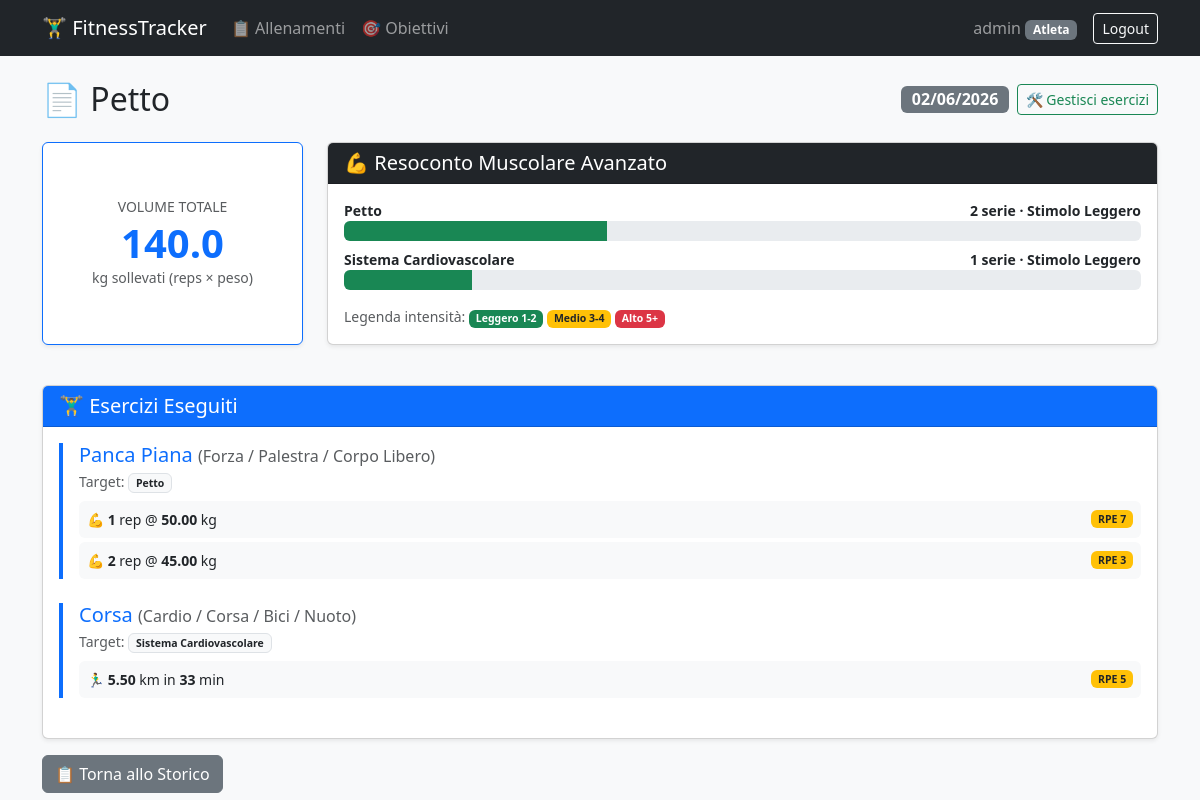
Screenshot of /workouts/2/ (signed in) with the database file from the repository.
### accounts/models.py (models this page shows, shortened)
class CustomUser(AbstractUser):
    is_coach = models.BooleanField(default=False)
    coach = models.ForeignKey(
        'self',
        on_delete=models.SET_NULL,
        null=True,
        blank=True,
        related_name='athletes'
    )
    age = models.PositiveIntegerField(null=True, blank=True)
    weight = models.FloatField(verbose_name="Peso Corporeo (kg)", null=True, blank=True)
    body_fat = models.FloatField(verbose_name="Massa Grassa (%)", null=True, blank=True)

### workouts/models.py (models this page shows, shortened)
class WorkoutLog(models.Model):
    user = models.ForeignKey(
        settings.AUTH_USER_MODEL,
        on_delete=models.CASCADE,
        related_name='workouts'
    )
    date = models.DateField(auto_now_add=True)
    title = models.CharField(max_length=100)
    coach_feedback = models.TextField(blank=True, null=True)

class ExerciseSession(models.Model):
    ACTIVITY_CHOICES = [
        ('FORZA', 'Forza / Palestra / Corpo Libero'),
        ('CARDIO', 'Cardio / Corsa / Bici / Nuoto'),
    ]
    MUSCLE_MAP = {
        'panca': 'Petto',
        'croci': 'Petto',
        'spinte': 'Petto',
        'dip': 'Petto',
        'piegamenti': 'Petto',
        'push up': 'Petto',
        'chest': 'Petto',
        'trazioni': 'Schiena',
        'pull up': 'Schiena',
        'lat machine': 'Schiena',
        'rematore': 'Schiena',
        'pulley': 'Schiena',
        'military': 'Spalle',
        'lento': 'Spalle',
        'shoulder press': 'Spalle',
        'alzate': 'Spalle',
        'spalle': 'Spalle',
        'curl': 'Bicipiti',
        'pushdown': 'Tricipiti',
        'french press': 'Tricipiti',
        'squat': 'Gambe',
        'leg extension': 'Gambe',
        'affondi': 'Gambe',
        'pressa': 'Gambe',
        'leg press': 'Gambe',
        'stacco': 'Gambe',
        'deadlift': 'Gambe',
        'leg curl': 'Gambe',
        'polpacci': 'Gambe',
        'calf': 'Gambe',
        'crunch': 'Addome',
        'plank': 'Addome',
    }
    workout_log = models.ForeignKey(
        WorkoutLog,
        on_delete=models.CASCADE,
        related_name='exercises'
    )
    name = models.CharField(max_length=100)  # Es. "Panca Piana" o "Corsa"
    activity_type = models.CharField(max_length=10, choices=ACTIVITY_CHOICES, default='FORZA')
    def get_target_muscle(self):
        if self.activity_type == 'CARDIO':
            return 'Sistema Cardiovascolare'
        name_lower = self.name.lower()
        for keyword, muscle in self.MUSCLE_MAP.items():
            if keyword in name_lower:
                return muscle
        return 'Generico / Altro'

class ExerciseSet(models.Model):
    exercise_session = models.ForeignKey(
        ExerciseSession,
        on_delete=models.CASCADE,
        related_name='sets'
    )
    reps = models.IntegerField(blank=True, null=True)
    weight = models.DecimalField(max_digits=5, decimal_places=2, blank=True, null=True) # Corretto max_length rimosso (invalido su DecimalField)
    distance = models.DecimalField(max_digits=5, decimal_places=2, blank=True, null=True)
    duration = models.IntegerField(blank=True, null=True)
    rpe = models.IntegerField(blank=True, null=True)

### workouts/views.py (the view)
# urls.py: path('workouts/<int:pk>/', WorkoutDetailView.as_view(), name='workout_detail'),
class WorkoutDetailView(LoginRequiredMixin, DetailView):
    model = WorkoutLog
    template_name = 'workouts/workout_detail.html'
    context_object_name = 'workout'
    def get_queryset(self):
        return WorkoutLog.objects.filter(user=self.request.user)
    def get_context_data(self, **kwargs):
        context = super().get_context_data(**kwargs)
        workout = self.object
        total_volume = 0.0
        muscle_sets = {}  # muscolo -> n. serie totali
        for exercise in workout.exercises.all():
            sets = list(exercise.sets.all())
            n_sets = len(sets)
            muscle = exercise.get_target_muscle()
            muscle_sets[muscle] = muscle_sets.get(muscle, 0) + n_sets
            for s in sets:
                if s.reps and s.weight:
                    total_volume += s.reps * float(s.weight)
        muscle_report = []
        for muscle, n in sorted(muscle_sets.items(), key=lambda x: x[1], reverse=True):
            if n >= 5:
                level, color = 'Alto', 'bg-danger'
            elif n >= 3:
                level, color = 'Medio', 'bg-warning'
            else:
                level, color = 'Leggero', 'bg-success'
            muscle_report.append({
                'muscle': muscle,
                'sets': n,
                'level': level,
                'color': color,
                'width': min(int(n / 6 * 100), 100),
            })
        context['total_volume'] = round(total_volume, 1)
        context['muscle_report'] = muscle_report
        return context

### templates/workouts/workout_detail.html (shortened to what this page needs)
{% extends 'base.html' %}
{% block content %}
<div class="d-flex justify-content-between align-items-center mb-4">
    <h2 class="mb-0">📄 {{ workout.title }}</h2>
    <div class="d-flex align-items-center gap-2">
        <span class="badge bg-secondary fs-6">{{ workout.date|date:"d/m/Y" }}</span>
        <a href="{% url 'workout_edit' workout.pk %}" class="btn btn-sm btn-outline-success">🛠️ Gestisci esercizi</a>
    </div>
</div>
<div class="row mb-4">
    <div class="col-md-3 mb-3">
        <div class="card text-center shadow-sm h-100 border-primary">
            <div class="card-body d-flex flex-column justify-content-center">
                <h6 class="text-muted text-uppercase small mb-1">Volume Totale</h6>
                <p class="display-6 fw-bold text-primary mb-0">{{ total_volume }}</p>
                <span class="small text-muted">kg sollevati (reps × peso)</span>
            </div>
        </div>
    </div>
    <div class="col-md-9 mb-3">
        <div class="card shadow-sm h-100">
            <div class="card-header bg-dark text-white">
                <h5 class="mb-0">💪 Resoconto Muscolare Avanzato</h5>
            </div>
            <div class="card-body">
                {% if muscle_report %}
                    {% for item in muscle_report %}
                        <div class="mb-2">
                            <div class="d-flex justify-content-between small fw-bold">
                                <span>{{ item.muscle }}</span>
                                <span>{{ item.sets }} serie · Stimolo {{ item.level }}</span>
                            </div>
                            <div class="progress" style="height: 20px;">
                                <div class="progress-bar {{ item.color }} muscle-bar"
                                     role="progressbar"
                                     data-bar-width="{{ item.width }}"
                                     aria-label="{{ item.muscle }}: {{ item.sets }} serie">
                                </div>
                            </div>
                        </div>
                    {% endfor %}
                    <p class="small text-muted mt-3 mb-0">
                        Legenda intensità: <span class="badge bg-success">Leggero 1-2</span>
                        <span class="badge bg-warning text-dark">Medio 3-4</span>
                        <span class="badge bg-danger">Alto 5+</span>
                    </p>
                {% else %}
                    <p class="text-muted mb-0">Nessun dato muscolare: aggiungi esercizi e serie all'allenamento.</p>
                {% endif %}
            </div>
        </div>
    </div>
</div>
<div class="card shadow-sm">
    <div class="card-header bg-primary text-white">
        <h5 class="mb-0">🏋️‍♂️ Esercizi Eseguiti</h5>
    </div>
    <div class="card-body">
        {% if workout.exercises.all %}
            {% for exercise in workout.exercises.all %}
                <div class="border-start border-4 border-primary ps-3 mb-4">
                    <h5 class="text-primary mb-1">{{ exercise.name }}
                        <small class="text-muted fs-6">({{ exercise.get_activity_type_display }})</small>
                    </h5>
                    <p class="small text-muted mb-2">
                        Target: <span class="badge bg-light text-dark border">{{ exercise.get_target_muscle }}</span>
                    </p>
                    {% if exercise.sets.all %}
                        <div class="d-flex flex-column gap-1">
                            {% for set in exercise.sets.all %}
                                <div class="bg-light p-2 rounded small d-flex justify-content-between align-items-center {% if set.rpe >= 9 %}border border-danger{% endif %}">
                                    <div>
                                        {% if exercise.activity_type == 'FORZA' %}
                                            💪 <strong>{{ set.reps }}</strong> rep @ <strong>{{ set.weight }}</strong> kg
                                        {% else %}
                                            🏃‍♂️ <strong>{{ set.distance }}</strong> km in <strong>{{ set.duration }}</strong> min
                                        {% endif %}
                                    </div>
                                    {% if set.rpe %}
                                        {% if set.rpe >= 9 %}
                                            <span class="badge bg-danger">🔥 RPE {{ set.rpe }} — Cedimento</span>
                                        {% else %}
                                            <span class="badge bg-warning text-dark">RPE {{ set.rpe }}</span>
                                        {% endif %}
                                    {% endif %}
                                </div>
                            {% endfor %}
                        </div>
                    {% else %}
                        <p class="text-muted small mb-0">Nessuna serie registrata.</p>
                    {% endif %}
                </div>
            {% endfor %}
        {% else %}
            <p class="text-muted text-center py-4">Nessun esercizio registrato per questa sessione.</p>
        {% endif %}
    </div>
</div>
<a href="{% url 'workout_list' %}" class="btn btn-secondary mt-3">📋 Torna allo Storico</a>
{% endblock %}

### templates/base.html (shortened to what this page needs)
<!DOCTYPE html>
<html lang="it">
<head>
    <link href="https://cdn.jsdelivr.net/npm/bootstrap@5.3.2/dist/css/bootstrap.min.css" rel="stylesheet">
</head>
<body class="bg-light">
    <nav class="navbar navbar-expand-lg navbar-dark bg-dark mb-4">
        <div class="container">
            <a class="navbar-brand" href="{% url 'home' %}">🏋️‍♂️ FitnessTracker</a>
            <div class="collapse navbar-collapse" id="mainNav">
                {% if user.is_authenticated %}
                <ul class="navbar-nav me-auto">
                    {% if user.is_coach %}
                        <li class="nav-item"><a class="nav-link" href="{% url 'workout_list' %}">🧑‍🏫 Dashboard Coach</a></li>
                    {% else %}
                        <li class="nav-item"><a class="nav-link" href="{% url 'workout_list' %}">📋 Allenamenti</a></li>
                        <li class="nav-item"><a class="nav-link" href="{% url 'goal_list' %}">🎯 Obiettivi</a></li>
                    {% endif %}
                </ul>
                <ul class="navbar-nav ms-auto align-items-lg-center">
                    <li class="nav-item">
                        <span class="navbar-text me-3">
                            {{ user.username }}
                            <span class="badge bg-{% if user.is_coach %}info{% else %}secondary{% endif %}">
                                {% if user.is_coach %}Coach{% else %}Atleta{% endif %}
                            </span>
                        </span>
                    </li>
                    <li class="nav-item">
                        <form method="post" action="{% url 'logout' %}" class="d-inline">
                            <button type="submit" class="btn btn-sm btn-outline-light">Logout</button>
                        </form>
                    </li>
                </ul>
                {% endif %}
            </div>
        </div>
    </nav>
    <div class="container">
        {% block content %}
        {% endblock %}
    </div>
</body>
</html>

### rows the page displays
CustomUser: username "admin"
WorkoutLog: title "Petto", date "02/06/2026", muscle "Petto", sets "2", level "Leggero", {{ item.width }} 33 (drawn)
ExerciseSession: name "Panca Piana", activity_type "Forza / Palestra / Corpo Libero", get_target_muscle "Petto"
ExerciseSet: reps "1", weight "50.00", rpe "7"
ExerciseSet: reps "2", weight "45.00", rpe "3"
ExerciseSession: name "Corsa", activity_type "Cardio / Corsa / Bici / Nuoto", get_target_muscle "Sistema Cardiovascolare"
ExerciseSet: distance "5.50", duration "33", rpe "5"

### other values shown
{{ total_volume }} "140.0"
{{ item.muscle }} "Sistema Cardiovascolare"
{{ item.sets }} "1"
{{ item.level }} "Leggero"
